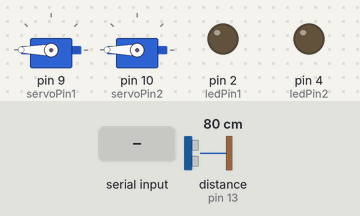
A sketch run on a simulated Arduino Uno, built with avr-gcc and run on an emulated ATmega328P. Parts: 2 × servo, output pins drawn as LEDs (lit = HIGH). Wiring (inferred from the names in the program): ultrasonic range finder: trigger pin 12; echo pin 13. The inputs (shaded band) are chosen by the test bench; at power-on: distance to the obstacle (sensor on pin 13) 80 cm. The echo pulse lasts 58.3 µs per cm; pins used as bus, display or sensor lines are not drawn.

Above: at 1.2 s.
1.3 s: "o1\n" received over Serial
At 2.2 s:
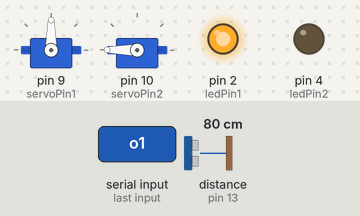
2.8 s: "o2\n" received over Serial
At 3.4 s:
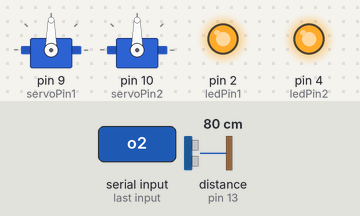
At 7.4 s:
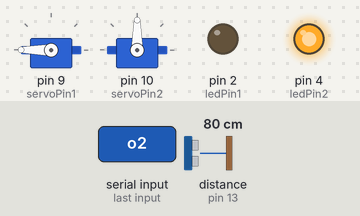
Timing chart, 0 to 9.3 s (numbered marks = the images above; inputs shaded):
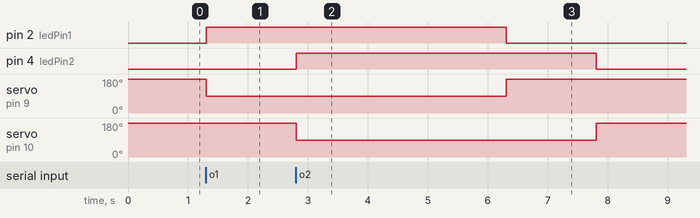

The sketch:

iot_parking_servo.ino
```cpp
#include <Servo.h>

// SERVO
Servo Servo1;
Servo Servo2;
const int servoPin1 = 9;
const int servoPin2 = 10;
const int openAngle = 90;
const int closeAngle = 180;

// LED
const int ledPin1 = 2;
const int ledPin2 = 4;

// SENSOR
const int trigPin = 12;
const int echoPin = 13;
float duration, distance;
bool precedingState = false;
int stabilityCounter = 0;
unsigned long lastSensorTime = 0;

// TIMER HANDLER
unsigned long timerGate1 = 0;
unsigned long timerGate2 = 0;
bool openedGate1 = false;
bool openedGate2 = false;


void setup() {

  // SERVO setup
  Servo1.attach(servoPin1);
  Servo2.attach(servoPin2);

  // LED setup
  pinMode(ledPin1, OUTPUT);
  pinMode(ledPin2, OUTPUT);

  // SENSOR setup
  pinMode(trigPin, OUTPUT);
  pinMode(echoPin, INPUT);

  // SERIAL setup
  Serial.begin(9600);

  Servo1.write(closeAngle);
  Servo2.write(closeAngle);
  digitalWrite(ledPin1, LOW);
  digitalWrite(ledPin2, LOW);
}

void loop() {

  if (millis() - lastSensorTime >= 60) {
    lastSensorTime = millis();

    digitalWrite(trigPin, LOW);
    delayMicroseconds(2);
    digitalWrite(trigPin, HIGH);
    delayMicroseconds(10);
    digitalWrite(trigPin, LOW);

    duration = pulseIn(echoPin, HIGH, 30000);

    if (duration == 0) {
      distance = 999;
    } else {
      distance = duration * 0.034 / 2;
    }

    bool actualState = (distance > 0 && distance < 10);

    if (actualState == precedingState) {
      stabilityCounter = 0;
    } else {
      stabilityCounter++;

      if (stabilityCounter >= 5) {
        precedingState = actualState;
        stabilityCounter = 0;

        if (precedingState) {
          Serial.println("DS:1");
        } else {
          Serial.println("DS:0");
        }
      }
    }
  }

  // SERIAL
  while(Serial.available() > 0){
    String input = Serial.readStringUntil('\n');
    input.trim();
    input.toLowerCase();

    if(input == "o1"){
      Servo1.write(openAngle);
      digitalWrite(ledPin1, HIGH);

      openedGate1 = true;
      timerGate1 = millis();
    }

    if(input == "o2"){
      Servo2.write(openAngle);
      digitalWrite(ledPin2, HIGH);

      openedGate2 = true;
      timerGate2 = millis();
    }
  }

  // CLOSING GATE AFTER 5000ms
  if (openedGate1 && (millis() - timerGate1 >= 5000)) {
    Servo1.write(closeAngle);
    digitalWrite(ledPin1, LOW);
    openedGate1 = false;
  }

  if (openedGate2 && (millis() - timerGate2 >= 5000)) {
    Servo2.write(closeAngle);
    digitalWrite(ledPin2, LOW);
    openedGate2 = false;
  }

}
```

Measured:
- after the input at 1.3 s, pin 2 (ledPin1): LOW → HIGH at once; servo on pin 9 (servoPin1): 180° → 90° at once
- after the input at 2.8 s, pin 4 (ledPin2): LOW → HIGH at once, → LOW 5.0 s later; servo on pin 10 (servoPin2): 180° → 90° at once, → 180° 5.0 s later
